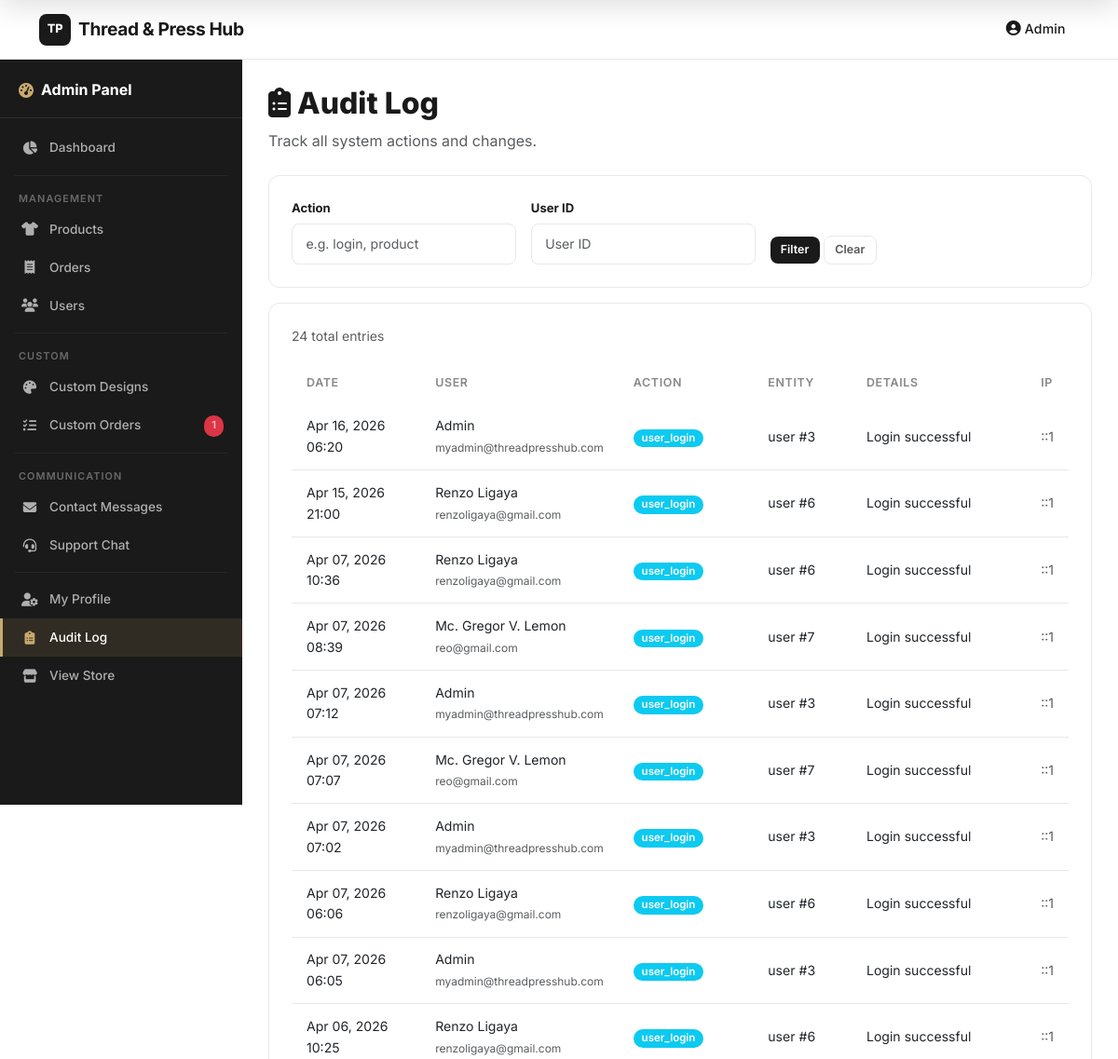
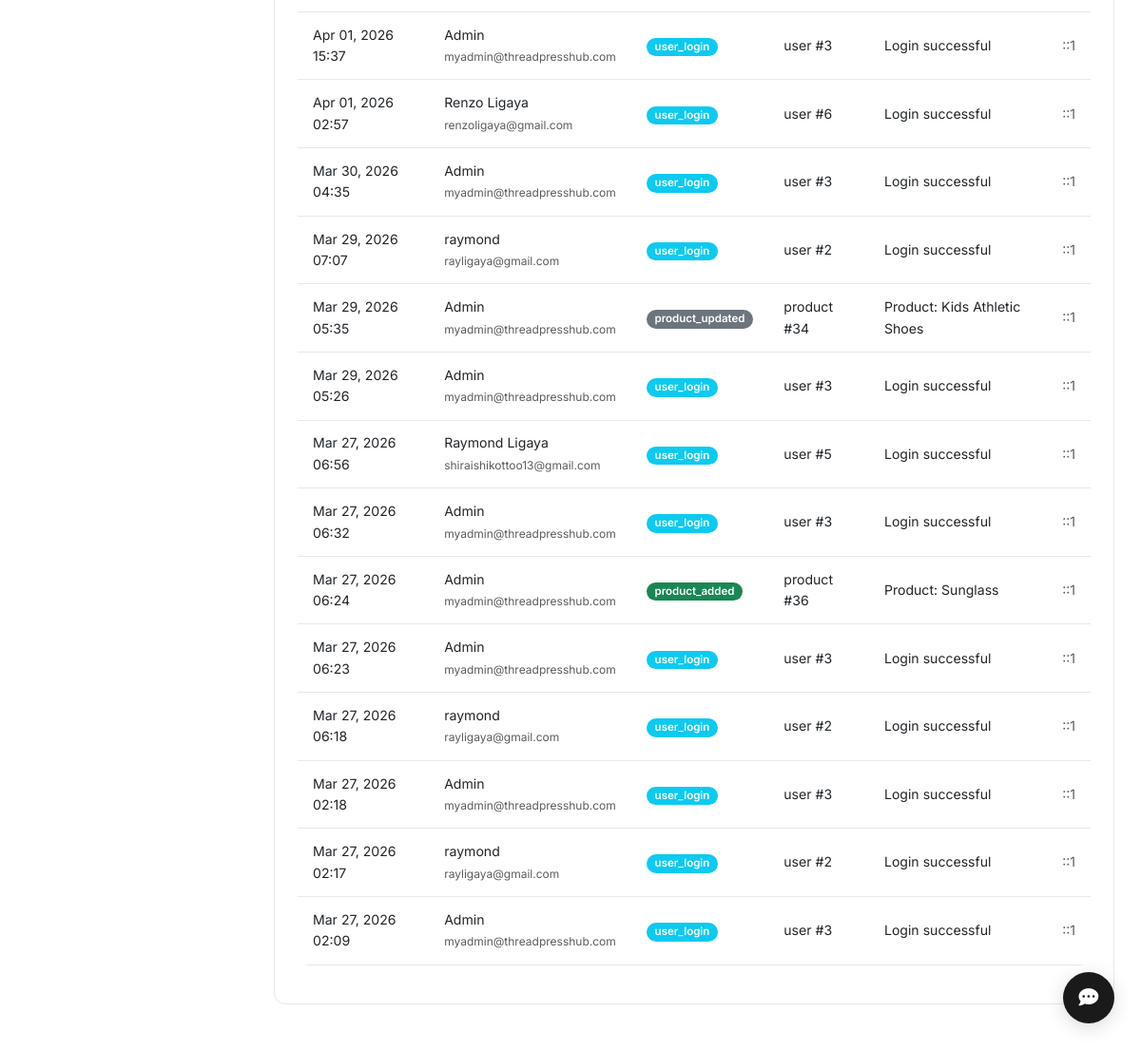
The page /admin/audit-log.php (signed in) on the database its author committed (2 pictures, top to bottom).
### tables this page shows
CREATE TABLE `audit_log` (
  `id` int(11) NOT NULL,
  `user_id` int(11) DEFAULT NULL,
  `action` varchar(100) NOT NULL,
  `entity_type` varchar(50) DEFAULT NULL,
  `entity_id` int(11) DEFAULT NULL,
  `details` text DEFAULT NULL,
  `ip_address` varchar(45) DEFAULT NULL,
  `user_agent` varchar(500) DEFAULT NULL,
  `created_at` timestamp NOT NULL DEFAULT current_timestamp()
);

CREATE TABLE `users` (
  `id` int(11) NOT NULL,
  `fullname` varchar(100) NOT NULL,
  `email` varchar(100) NOT NULL,
  `phone` varchar(20) DEFAULT NULL,
  `password` varchar(255) NOT NULL,
  `user_type` enum('regular','pwd','senior','admin') DEFAULT 'regular',
  `pwd_id` varchar(50) DEFAULT NULL,
  `senior_id` varchar(50) DEFAULT NULL,
  `street_address` varchar(255) DEFAULT NULL,
  `barangay` varchar(100) DEFAULT NULL,
  `city` varchar(100) DEFAULT NULL,
  `province` varchar(100) DEFAULT NULL,
  `zipcode` varchar(20) DEFAULT NULL,
  `created_at` timestamp NOT NULL DEFAULT current_timestamp(),
  `updated_at` timestamp NOT NULL DEFAULT current_timestamp() ON UPDATE current_timestamp()
);

### admin/audit-log.php (the view, shortened to what this page needs)
<?php
require '../includes/config.php';
$tableCheck = $conn->query("SHOW TABLES LIKE 'audit_log'");
$tableExists = ($tableCheck && $tableCheck->num_rows > 0);
$page = max(1, intval($_GET['page'] ?? 1));
$perPage = 50;
$offset = ($page - 1) * $perPage;
$filterAction = $_GET['action'] ?? '';
$filterUser = intval($_GET['user_id'] ?? 0);
$logs = [];
$totalLogs = 0;
if ($tableExists) {
    $where = "1=1";
    $params = [];
    $types = "";
    $countStmt = $conn->prepare("SELECT COUNT(*) as cnt FROM audit_log a WHERE $where");
    $countStmt->execute();
    $totalLogs = $countStmt->get_result()->fetch_assoc()['cnt'];
    $stmt = $conn->prepare("SELECT a.*, u.fullname, u.email
                            FROM audit_log a
                            LEFT JOIN users u ON a.user_id = u.id
                            WHERE $where
                            ORDER BY a.created_at DESC
                            LIMIT ? OFFSET ?");
    $params[] = $perPage;
    $params[] = $offset;
    $types .= "ii";
    $stmt->bind_param($types, ...$params);
    $stmt->execute();
    $logs = $stmt->get_result()->fetch_all(MYSQLI_ASSOC);
}
?>
<?php include '../includes/header/header.php'; ?>
<?php include '../includes/admin-sidebar.php'; ?>
<div class="admin-container">
    <div class="mb-4">
        <h1 class="text-coffee-dark mb-2" style="font-size: 2rem; font-weight: 800;">
            <i class="fas fa-clipboard-list"></i> Audit Log
        </h1>
        <p class="text-muted">Track all system actions and changes.</p>
    </div>
    <?php if (!$tableExists): ?>
        <div class="alert alert-warning">Audit log table not found. Run the migration first.</div>
    <?php else: ?>
    <div class="admin-card mb-3">
        <form method="GET" class="d-flex gap-3 align-items-end flex-wrap">
            <div>
                <label class="form-label small fw-bold">Action</label>
                <input type="text" name="action" class="form-control form-control-sm" placeholder="e.g. login, product" value="<?php echo htmlspecialchars($filterAction); ?>">
            </div>
            <div>
                <label class="form-label small fw-bold">User ID</label>
                <input type="number" name="user_id" class="form-control form-control-sm" placeholder="User ID" value="<?php echo $filterUser ?: ''; ?>">
            </div>
            <div>
                <button type="submit" class="btn btn-sm btn-dark">Filter</button>
                <a href="audit-log.php" class="btn btn-sm btn-outline-secondary">Clear</a>
            </div>
        </form>
    </div>
    <div class="admin-card">
        <p class="text-muted small mb-3"><?php echo number_format($totalLogs); ?> total entries</p>
        <div class="table-responsive">
            <table class="table table-sm">
                <thead>
                    <tr>
                        <th>Date</th>
                        <th>User</th>
                        <th>Action</th>
                        <th>Entity</th>
                        <th>Details</th>
                        <th>IP</th>
                    </tr>
                </thead>
                <tbody>
                    <?php if (empty($logs)): ?>
                        <tr><td colspan="6" class="text-center text-muted py-4">No audit log entries found.</td></tr>
                    <?php else: ?>
                        <?php foreach ($logs as $log): ?>
                        <tr>
                            <td class="small"><?php echo date('M d, Y H:i', strtotime($log['created_at'])); ?></td>
                            <td class="small">
                                <?php if ($log['fullname']): ?>
                                    <?php echo htmlspecialchars($log['fullname']); ?>
                                    <br><span class="text-muted" style="font-size:0.75rem;"><?php echo htmlspecialchars($log['email']); ?></span>
                                <?php else: ?>
                                    <span class="text-muted">System</span>
                                <?php endif; ?>
                            </td>
                            <td>
                                <span class="badge bg-<?php
                                    echo strpos($log['action'], 'delete') !== false ? 'danger' :
                                        (strpos($log['action'], 'login') !== false ? 'info' :
                                        (strpos($log['action'], 'add') !== false || strpos($log['action'], 'create') !== false ? 'success' : 'secondary'));
                                ?>" style="font-size:0.72rem;">
                                    <?php echo htmlspecialchars($log['action']); ?>
                                </span>
                            </td>
                            <td class="small">
                                <?php if ($log['entity_type']): ?>
                                    <?php echo htmlspecialchars($log['entity_type']); ?> #<?php echo $log['entity_id']; ?>
                                <?php else: ?>
                                    —
                                <?php endif; ?>
                            </td>
                            <td class="small" style="max-width:250px; overflow:hidden; text-overflow:ellipsis;">
                                <?php echo htmlspecialchars($log['details'] ?? ''); ?>
                            </td>
                            <td class="small text-muted"><?php echo htmlspecialchars($log['ip_address'] ?? ''); ?></td>
                        </tr>
                        <?php endforeach; ?>
                    <?php endif; ?>
                </tbody>
            </table>
        </div>
    </div>
    <?php endif; ?>
</div>
<?php include '../includes/footer/footer.php'; ?>

### css/style.css (style rules this page uses)
* { margin: 0; padding: 0; box-sizing: border-box; }
html, body { margin: 0 !important; padding: 0 !important; }
:root { --primary: #1a1a1a; --primary-light: #333333; --secondary: #666666; --accent: #c8a96e; --accent-hover: #b89555; --text-dark: #1a1a1a; --text-medium: #555555; --text-light: #888888; --bg-white: #ffffff; --bg-light: #f8f8f8; --bg-gray: #f2f2f2; --border-light: #e8e8e8; --border-medium: #d0d0d0; --success: #22c55e; --danger: #ef4444; --warning: #f59e0b; --info: #3b82f6; --shadow-sm: 0 1px 3px rgba(0,0,0,0.06); --shadow-md: 0 4px 12px rgba(0,0,0,0.08); --shadow-lg: 0 8px 30px rgba(0,0,0,0.12); --radius-sm: 8px; --radius-md: 12px; --radius-lg: 16px; --radius-xl: 24px; --transition: all 0.25s ease; --coffee-dark: #1a1a1a; --coffee-brown: #333333; --coffee-light: #666666; --coffee-cream: #f2f2f2; --accent-green: #1a1a1a; }
body { font-family: 'Inter', -apple-system, BlinkMacSystemFont, 'Segoe UI', Roboto, sans-serif; color: var(--text-dark); background-color: var(--bg-white); line-height: 1.6; -webkit-font-smoothing: antialiased; -moz-osx-font-smoothing: grayscale; padding-top: 0 !important; }
.form-label { font-weight: 600; color: var(--text-dark); margin-bottom: 0.35rem; display: block; font-size: 0.82rem; }
.form-control { border: 1.5px solid var(--border-light); border-radius: var(--radius-sm); padding: 0.65rem 0.9rem; font-size: 0.88rem; transition: var(--transition); background: var(--bg-white); color: var(--text-dark); }
.admin-container { padding: 1.75rem; }
.admin-card { background: white; border-radius: var(--radius-md); padding: 1.5rem; border: 1px solid var(--border-light); margin-bottom: 1.25rem; }
.table { background: white; border-radius: var(--radius-md); overflow: hidden; }
.table thead { background-color: var(--bg-light); color: var(--text-dark); }
.table thead th { border: none; font-weight: 600; padding: 0.8rem 1rem; font-size: 0.78rem; text-transform: uppercase; letter-spacing: 0.05em; color: var(--text-light); }
.table tbody td { padding: 0.8rem 1rem; border-color: var(--border-light); vertical-align: middle; font-size: 0.88rem; }
.btn { border-radius: var(--radius-sm); padding: 0.5rem 1rem; font-weight: 600; transition: var(--transition); border: none; font-size: 0.88rem; }
.btn-sm { padding: 0.3rem 0.7rem; font-size: 0.78rem; }
.btn-outline-secondary { border: 1.5px solid var(--border-light) !important; color: var(--text-medium) !important; background: transparent !important; }
.btn-dark { background: var(--primary); color: white; }
.text-coffee-dark { color: var(--text-dark); }
.badge { padding: 0.25rem 0.55rem; border-radius: var(--radius-xl); font-size: 0.68rem; font-weight: 600; }

### rows shown on the page
audit_log: created_at "Apr 16, 2026 06:20", user.fullname "Admin", user.email "myadmin@threadpresshub.com", action "user_login", entity_type "user", entity "3", details "Login successful", ip_address "::1"
audit_log: created_at "Apr 15, 2026 21:00", user.fullname "Renzo Ligaya", user.email "renzoligaya@gmail.com", action "user_login", entity_type "user", entity "6", details "Login successful", ip_address "::1"
audit_log: created_at "Apr 07, 2026 10:36", user.fullname "Renzo Ligaya", user.email "renzoligaya@gmail.com", action "user_login", entity_type "user", entity "6", details "Login successful", ip_address "::1"
audit_log: created_at "Apr 07, 2026 08:39", user.fullname "Mc. Gregor V. Lemon", user.email "reo@gmail.com", action "user_login", entity_type "user", entity "7", details "Login successful", ip_address "::1"
audit_log: created_at "Apr 07, 2026 07:12", user.fullname "Admin", user.email "myadmin@threadpresshub.com", action "user_login", entity_type "user", entity "3", details "Login successful", ip_address "::1"
audit_log: created_at "Apr 07, 2026 07:07", user.fullname "Mc. Gregor V. Lemon", user.email "reo@gmail.com", action "user_login", entity_type "user", entity "7", details "Login successful", ip_address "::1"
audit_log: created_at "Apr 07, 2026 07:02", user.fullname "Admin", user.email "myadmin@threadpresshub.com", action "user_login", entity_type "user", entity "3", details "Login successful", ip_address "::1"
audit_log: created_at "Apr 07, 2026 06:06", user.fullname "Renzo Ligaya", user.email "renzoligaya@gmail.com", action "user_login", entity_type "user", entity "6", details "Login successful", ip_address "::1"
audit_log: created_at "Apr 07, 2026 06:05", user.fullname "Admin", user.email "myadmin@threadpresshub.com", action "user_login", entity_type "user", entity "3", details "Login successful", ip_address "::1"
audit_log: created_at "Apr 06, 2026 10:25", user.fullname "Renzo Ligaya", user.email "renzoligaya@gmail.com", action "user_login", entity_type "user", entity "6", details "Login successful", ip_address "::1"
audit_log: created_at "Apr 01, 2026 15:37", user.fullname "Admin", user.email "myadmin@threadpresshub.com", action "user_login", entity_type "user", entity "3", details "Login successful", ip_address "::1"
audit_log: created_at "Apr 01, 2026 02:57", user.fullname "Renzo Ligaya", user.email "renzoligaya@gmail.com", action "user_login", entity_type "user", entity "6", details "Login successful", ip_address "::1"
audit_log: created_at "Mar 30, 2026 04:35", user.fullname "Admin", user.email "myadmin@threadpresshub.com", action "user_login", entity_type "user", entity "3", details "Login successful", ip_address "::1"
audit_log: created_at "Mar 29, 2026 07:07", user.fullname "raymond", user.email "rayligaya@gmail.com", action "user_login", entity_type "user", entity "2", details "Login successful", ip_address "::1"
audit_log: created_at "Mar 29, 2026 05:35", user.fullname "Admin", user.email "myadmin@threadpresshub.com", action "product_updated", entity_type "product", entity "34", details "Product: Kids Athletic Shoes", ip_address "::1"
audit_log: created_at "Mar 29, 2026 05:26", user.fullname "Admin", user.email "myadmin@threadpresshub.com", action "user_login", entity_type "user", entity "3", details "Login successful", ip_address "::1"
audit_log: created_at "Mar 27, 2026 06:56", user.fullname "Raymond Ligaya", user.email "shiraishikottoo13@gmail.com", action "user_login", entity_type "user", entity "5", details "Login successful", ip_address "::1"
audit_log: created_at "Mar 27, 2026 06:32", user.fullname "Admin", user.email "myadmin@threadpresshub.com", action "user_login", entity_type "user", entity "3", details "Login successful", ip_address "::1"
audit_log: created_at "Mar 27, 2026 06:24", user.fullname "Admin", user.email "myadmin@threadpresshub.com", action "product_added", entity_type "product", entity "36", details "Product: Sunglass", ip_address "::1"
audit_log: created_at "Mar 27, 2026 06:23", user.fullname "Admin", user.email "myadmin@threadpresshub.com", action "user_login", entity_type "user", entity "3", details "Login successful", ip_address "::1"
audit_log: created_at "Mar 27, 2026 06:18", user.fullname "raymond", user.email "rayligaya@gmail.com", action "user_login", entity_type "user", entity "2", details "Login successful", ip_address "::1"
audit_log: created_at "Mar 27, 2026 02:18", user.fullname "Admin", user.email "myadmin@threadpresshub.com", action "user_login", entity_type "user", entity "3", details "Login successful", ip_address "::1"
audit_log: created_at "Mar 27, 2026 02:17", user.fullname "raymond", user.email "rayligaya@gmail.com", action "user_login", entity_type "user", entity "2", details "Login successful", ip_address "::1"
audit_log: created_at "Mar 27, 2026 02:09", user.fullname "Admin", user.email "myadmin@threadpresshub.com", action "user_login", entity_type "user", entity "3", details "Login successful", ip_address "::1"

### other values the page prints
$_SESSION['user_name'] "Admin"
$pending_custom_orders "1"
$totalLogs "24"
